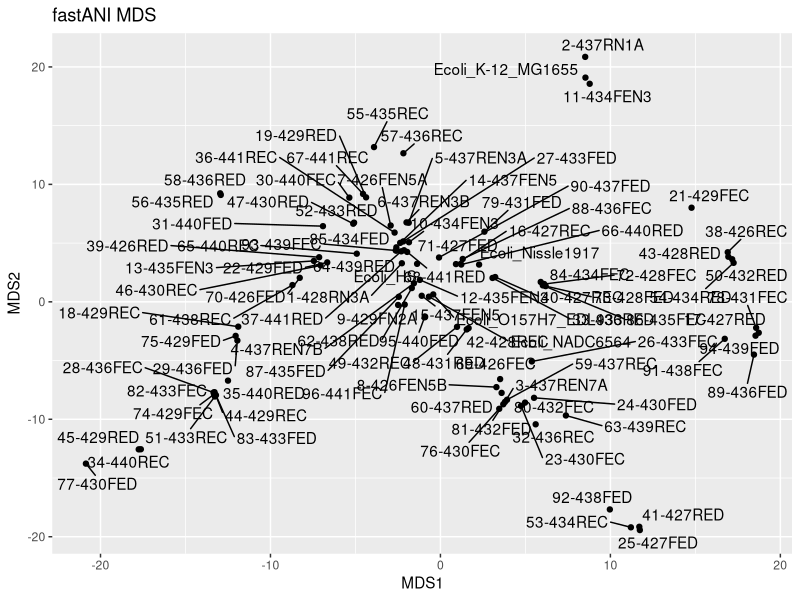
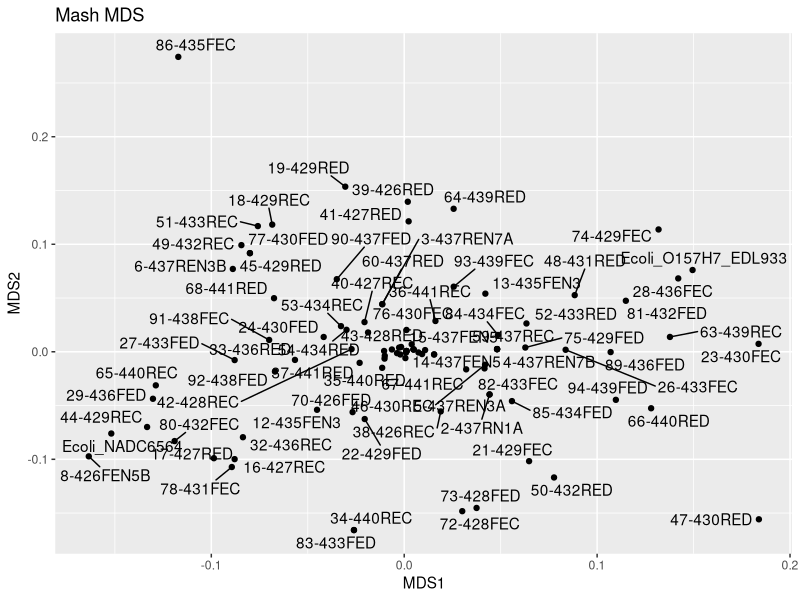

Write R code to recreate these figures, in order. (Note: this script raises an error after producing the figures.)
#####################################################################################################
#FS19C QC - MDS of fastANI and Mash output
#Kathy Mou

#Purpose: Convert ANI pairwise genome-genome similarity calculations from Mash and fastANI to a distance matrix and visualize via MDS.

#Load library packages
library(ggplot2)
library(tidyverse)
library(ggrepel) #for geom_text_repel

sessionInfo()
#R version 4.0.2 (2020-06-22)


#####################################################################################################

#In mash and fastani files, removed extra path names (/home/..., _pol.fasta and .fasta) from elements in reference_id and query_id in excel before importing distances.tab to R so that distance calculation would work
#Otherwise, it produces errors saying duplicate 'row.names' are not allowed, non-unique values when setting 'row.names'


### FastANI ###
#Import fastani file, remove orthologous_matches, total_seq_fragments columns
fast_tab <- read_tsv('./Files/fs19cfastanioutput2.out.tab', col_names = c("reference_id", "query_id", "ani_dist", "orthologous_matches", "total_seq_fragments")) %>%
  select(-orthologous_matches) %>% 
  select(-total_seq_fragments)

#Calculate distance
fast_dist <- fast_tab %>%
  pivot_wider(names_from = reference_id, values_from=ani_dist) %>%
  column_to_rownames(var='query_id') %>%
  as.dist() #distance matrix computation that computes distances between rows of a data matrix

#Generate MDS
fast_mds <- cmdscale(fast_dist) %>% as.data.frame() %>%
  rownames_to_column(var='reference_id')
#cmdscale = classic MDS of a data matrix

#Plot MDS
plot_fast_mds <-
  fast_mds %>% ggplot(aes(x=V1, y=V2)) +
  geom_point()+
  geom_text_repel(aes(label=reference_id), max.overlaps = 50) +
  labs(x='MDS1', y='MDS2') +
  ggtitle("fastANI MDS")

plot_fast_mds



### Mash ###
#Import mash file, add ani_dist column, remove ANI / pvalue / matching_hashes columns
mash_tab <- read_tsv('./Files/distances.tab', col_names = c("reference_id", "query_id", "ANI", "pvalue", "matching_hashes")) %>%
  mutate(ani_dist=1-ANI) %>%
  select(-ANI) %>% 
  select(-pvalue) %>% 
  select(-matching_hashes)

#Calculate distance
mash_dist <- mash_tab %>%
  pivot_wider(names_from = reference_id, values_from=ani_dist) %>%
  column_to_rownames(var='query_id') %>%
  as.dist() #distance matrix computation that computes distances between rows of a data matrix

#Generate MDS
mash_mds <- cmdscale(mash_dist) %>% as.data.frame() %>%
  rownames_to_column(var='reference_id')
#cmdscale = classic MDS of a data matrix

#Plot MDS
plot_mash_mds <-
  mash_mds %>% ggplot(aes(x=V1, y=V2)) +
  geom_point()+
  geom_text_repel(aes(label=reference_id), max.overlaps = 50) +
  labs(x='MDS1', y='MDS2') +
  ggtitle("Mash MDS")

plot_mash_mds



#Jules sample code
ani_tab <- read_tsv('./Files/ANIm_percentage_identity.tab') %>%
  pivot_longer(cols = -X1, names_to='genome', values_to='ANI') %>%
  mutate(ani_dist=1-ANI) %>%
  select(-ANI)

ani_dist <- ani_tab %>%
  pivot_wider(names_from = genome, values_from=ani_dist) %>%
  column_to_rownames(var='X1') %>%
  as.dist()

ani_mds <- cmdscale(ani_dist) %>% as.data.frame() %>%
  rownames_to_column(var='genome')

p_mds <-
  ani_mds %>% ggplot(aes(x=V1, y=V2)) +
  geom_point()+
  geom_text_repel(aes(label=genome), max.overlaps = 50) +
  labs(x='MDS1', y='MDS2')

p_mds
